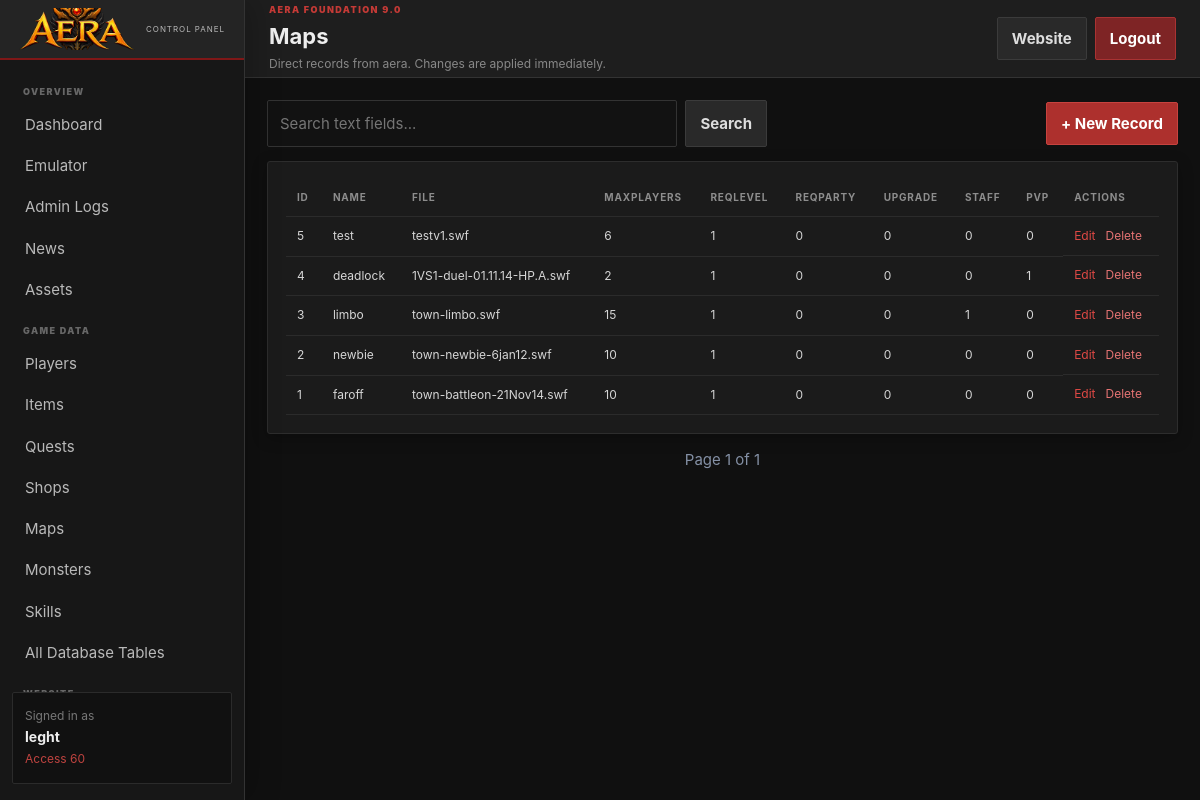
Page /admin/data/maps (signed in) on the committed database.
### tables this page shows
CREATE TABLE `users` (
  `id` int(11) UNSIGNED NOT NULL,
  `Name` varchar(32) NOT NULL,
  `Hash` char(70) NOT NULL,
  `HairID` int(11) UNSIGNED NOT NULL DEFAULT 1,
  `TitleID` int(11) UNSIGNED DEFAULT NULL,
  `Access` tinyint(2) UNSIGNED NOT NULL DEFAULT 1,
  `ActivationFlag` tinyint(1) UNSIGNED NOT NULL DEFAULT 5,
  `PermamuteFlag` tinyint(1) UNSIGNED NOT NULL DEFAULT 0,
  `Country` char(2) NOT NULL DEFAULT 'xx',
  `Age` tinyint(2) UNSIGNED NOT NULL DEFAULT 18,
  `Gender` char(1) NOT NULL DEFAULT 'M',
  `Email` varchar(64) NOT NULL,
  `Level` tinyint(2) UNSIGNED NOT NULL DEFAULT 1,
  `Gold` int(11) UNSIGNED NOT NULL DEFAULT 0,
  `Coins` int(11) UNSIGNED NOT NULL DEFAULT 0,
  `Exp` int(11) UNSIGNED NOT NULL DEFAULT 0,
  `ColorHair` char(6) NOT NULL DEFAULT '000000',
  `ColorSkin` char(6) NOT NULL DEFAULT '000000',
  `ColorEye` char(6) NOT NULL DEFAULT '000000',
  `ColorBase` char(6) NOT NULL DEFAULT '000000',
  `ColorTrim` char(6) NOT NULL DEFAULT '000000',
  `ColorAccessory` char(6) NOT NULL DEFAULT '000000',
  `SlotsAuction` smallint(5) NOT NULL DEFAULT 10,
  `SlotsBag` smallint(5) UNSIGNED NOT NULL DEFAULT 40,
  `SlotsBank` smallint(5) UNSIGNED NOT NULL DEFAULT 0,
  `SlotsHouse` smallint(5) UNSIGNED NOT NULL DEFAULT 20,
  `SlotsLoadout` smallint(5) UNSIGNED NOT NULL DEFAULT 2,
  `DateCreated` datetime NOT NULL DEFAULT CURRENT_TIMESTAMP,
  `LastLogin` datetime NOT NULL DEFAULT CURRENT_TIMESTAMP,
  `CpBoostExpire` datetime NOT NULL DEFAULT '2000-01-01 00:00:00',
  `RepBoostExpire` datetime NOT NULL DEFAULT '2000-01-01 00:00:00',
  `GoldBoostExpire` datetime NOT NULL DEFAULT '2000-01-01 00:00:00',
  `CoinsBoostExpire` datetime NOT NULL DEFAULT '2000-01-01 00:00:00',
  `ExpBoostExpire` datetime NOT NULL DEFAULT '2000-01-01 00:00:00',
  `UpgradeExpire` datetime NOT NULL DEFAULT CURRENT_TIMESTAMP,
  `UpgradeDays` smallint(3) NOT NULL DEFAULT 0,
  `Upgraded` tinyint(1) UNSIGNED NOT NULL DEFAULT 0,
  `Achievement` int(11) UNSIGNED NOT NULL DEFAULT 0,
  `Settings` int(11) UNSIGNED NOT NULL DEFAULT 0,
  `Quests` char(100) NOT NULL DEFAULT '0000000000000000000000000000000000000000000000000000000000000000000000000000000000000000000000000000',
  `Quests2` char(100) NOT NULL DEFAULT '0000000000000000000000000000000000000000000000000000000000000000000000000000000000000000000000000000',
  `DailyQuests0` int(11) UNSIGNED NOT NULL DEFAULT 0,
  `DailyQuests1` int(11) UNSIGNED NOT NULL DEFAULT 0,
  `DailyQuests2` int(11) UNSIGNED NOT NULL DEFAULT 0,
  `MonthlyQuests0` int(11) UNSIGNED NOT NULL DEFAULT 0,
  `LastArea` varchar(64) NOT NULL DEFAULT 'faroff-1|Enter|Spawn',
  `CurrentServer` varchar(16) NOT NULL DEFAULT 'Offline',
  `HouseInfo` text NULL,
  `KillCount` int(10) UNSIGNED NOT NULL DEFAULT 0,
  `DeathCount` int(10) UNSIGNED NOT NULL DEFAULT 0,
  `Address` varchar(255) NOT NULL DEFAULT '0.0.0.0',
  `GameAddress` varchar(255) NOT NULL DEFAULT '0.0.0.0'
);

CREATE TABLE `maps` (
  `id` int(11) UNSIGNED NOT NULL,
  `Name` varchar(32) NOT NULL,
  `File` varchar(128) NOT NULL,
  `MaxPlayers` tinyint(3) UNSIGNED NOT NULL DEFAULT 6,
  `ReqLevel` tinyint(3) UNSIGNED NOT NULL DEFAULT 1,
  `ReqParty` int(11) UNSIGNED NOT NULL,
  `Upgrade` tinyint(1) UNSIGNED NOT NULL DEFAULT 0,
  `Staff` tinyint(1) UNSIGNED NOT NULL DEFAULT 0,
  `PvP` tinyint(1) UNSIGNED NOT NULL DEFAULT 0
);

### views/admin/data/table.php (the view, shortened to what the rows shown need)
<?php $title=ucwords(str_replace('_',' ',$table));$heading=$title;$subheading='Direct records from aera. Changes are applied immediately.';ob_start(); ?>
<div class="toolbar"><form class="search-form" method="get"><input name="q" value="<?= e($q) ?>" placeholder="Search text fields..."><button class="btn btn-ghost">Search</button></form><a class="btn btn-gold" href="/admin/data/<?= e($table) ?>/new">+ New Record</a></div>
<div class="panel table-panel"><div class="table-scroll"><table class="data-table"><thead><tr><?php foreach($columns as $c): ?><th><?= e($c['Field']) ?></th><?php endforeach; ?><th class="actions-col">Actions</th></tr></thead><tbody><?php foreach($rows as $row): ?><tr><?php foreach($columns as $c): $v=$row[$c['Field']]??null; ?><td title="<?= e(is_scalar($v)?$v:'') ?>"><?php if($v===null): ?><span class="null">NULL</span><?php else: ?><?= e(function_exists('mb_strimwidth') ? mb_strimwidth((string)$v,0,70,'…') : (strlen((string)$v)>70 ? substr((string)$v,0,67).'...' : (string)$v)) ?><?php endif; ?></td><?php endforeach; ?><td class="row-actions"><?php if($primary): ?><a href="/admin/data/<?= e($table) ?>/edit?key=<?= urlencode($row['_key']) ?>">Edit</a><form method="post" action="/admin/data/<?= e($table) ?>/delete" onsubmit="return confirm('Delete this record?');"><?= csrf_field() ?><input type="hidden" name="key" value="<?= e($row['_key']) ?>"><button type="submit">Delete</button></form><?php else: ?><span class="muted">No PK</span><?php endif; ?></td></tr><?php endforeach; ?><?php if(!$rows): ?><tr><td colspan="<?= count($columns)+1 ?>" class="empty-cell">No records found.</td></tr><?php endif; ?></tbody></table></div></div>
<div class="pagination"><span>Page <?= $page ?> of <?= $pages ?></span></div>
<?php $content=ob_get_clean();require __DIR__.'/../../layouts/admin.php'; ?>

### app/Foundation/Router.php (shortened to what the rows shown need)
<?php
final class Router
{
    private array $routes = [];
    public function add(string $method, string $path, array|callable $handler): void
    {
        $normalized = '/' . trim($path, '/'); if ($normalized === '//') $normalized = '/';
        $regex = preg_replace_callback('#\{([A-Za-z_][A-Za-z0-9_]*)\}#', static fn($m) => '(?P<' . $m[1] . '>[^/]+)', $normalized);
        $this->routes[] = [$method, '#^' . $regex . '$#', $handler];
    }
    public function dispatch(Request $request): void
    {
        foreach ($this->routes as [$method, $regex, $handler]) {
            if ($method !== $request->method()) continue;
            if (!preg_match($regex, $request->path(), $matches)) continue;
            $params = [];
            foreach ($matches as $k => $v) if (is_string($k)) $params[] = rawurldecode((string)$v);
            [$class, $action] = $handler;
            (new $class())->{$action}($request, ...$params); return;
        }
    }
}

### views/layouts/admin.php (shortened to what the rows shown need)
<?php
$cssAssetVersion = @filemtime(__DIR__.'/../../public/assets/css/app.css') ?: '30.14.0';
?><!doctype html>
<html lang="en">
<head>
  <link rel="stylesheet" href="/assets/css/app.css?v=<?= e((string)$cssAssetVersion) ?>">
</head>
<body class="admin-body aera-admin-theme">
<div class="admin-shell">
  <aside class="sidebar">
    <a class="admin-brand" href="/admin"><img class="admin-brand-logo" src="/assets/images/aera-logo-gold-v13.png" alt="Aera"><span><small>CONTROL PANEL</small></span></a>
    <nav>
      <span class="admin-nav-label">Overview</span>
      <a href="/admin">Dashboard</a>
      <a href="/admin/emulator">Emulator</a>
      <a href="/admin/logs">Admin Logs</a>
      <a href="/admin/news">News</a>
      <a href="/admin/files">Assets</a>
      <span class="admin-nav-label">Game Data</span>
      <a href="/admin/players">Players</a>
      <a href="/admin/data/items">Items</a>
      <a href="/admin/data/quests">Quests</a>
      <a href="/admin/data/shops">Shops</a>
      <a href="/admin/data/maps">Maps</a>
      <a href="/admin/data/monsters">Monsters</a>
      <a href="/admin/data/skills">Skills</a>
      <a href="/admin/data">All Database Tables</a>
      <span class="admin-nav-label">Website</span>
    </nav>
    <div class="sidebar-user">Signed in as<br><b><?= e($admin['Name']??'Admin') ?></b><span>Access <?= e($admin['Access']??'') ?></span></div>
  </aside>
  <div class="admin-main">
    <header class="admin-top">
      <div><span class="admin-kicker">AERA FOUNDATION 9.0</span><h1><?= e($heading??$title??'Admin') ?></h1><p><?= e($subheading??'Manage Aera from one place.') ?></p></div>
      <div class="admin-top-actions"><a class="btn btn-ghost" href="/">Website</a><form action="/logout" method="post"><?= csrf_field() ?><button class="btn btn-danger" type="submit">Logout</button></form></div>
    </header>
    <section class="admin-content"><?= $content??'' ?></section>
  </div>
</div>
</body>
</html>

### rows in the picture
users: Name "leght", Access "60"
maps: id "5", Name "test", File "testv1.swf", MaxPlayers "6", ReqLevel "1", ReqParty "0", Upgrade "0", Staff "0", PvP "0"
maps: id "4", Name "deadlock", File "1VS1-duel-01.11.14-HP.A.swf", MaxPlayers "2", ReqLevel "1", ReqParty "0", Upgrade "0", Staff "0", PvP "1"
maps: id "3", Name "limbo", File "town-limbo.swf", MaxPlayers "15", ReqLevel "1", ReqParty "0", Upgrade "0", Staff "1", PvP "0"
maps: id "2", Name "newbie", File "town-newbie-6jan12.swf", MaxPlayers "10", ReqLevel "1", ReqParty "0", Upgrade "0", Staff "0", PvP "0"
maps: id "1", Name "faroff", File "town-battleon-21Nov14.swf", MaxPlayers "10", ReqLevel "1", ReqParty "0", Upgrade "0", Staff "0", PvP "0"

### other values in the picture
$heading "Maps"
$c['Field'] "ID"
$c['Field'] "NAME"
$c['Field'] "FILE"
$c['Field'] "MAXPLAYERS"
$c['Field'] "REQLEVEL"
$c['Field'] "REQPARTY"
$c['Field'] "UPGRADE"
$c['Field'] "STAFF"
$c['Field'] "PVP"
$page "1"
$pages "1"
